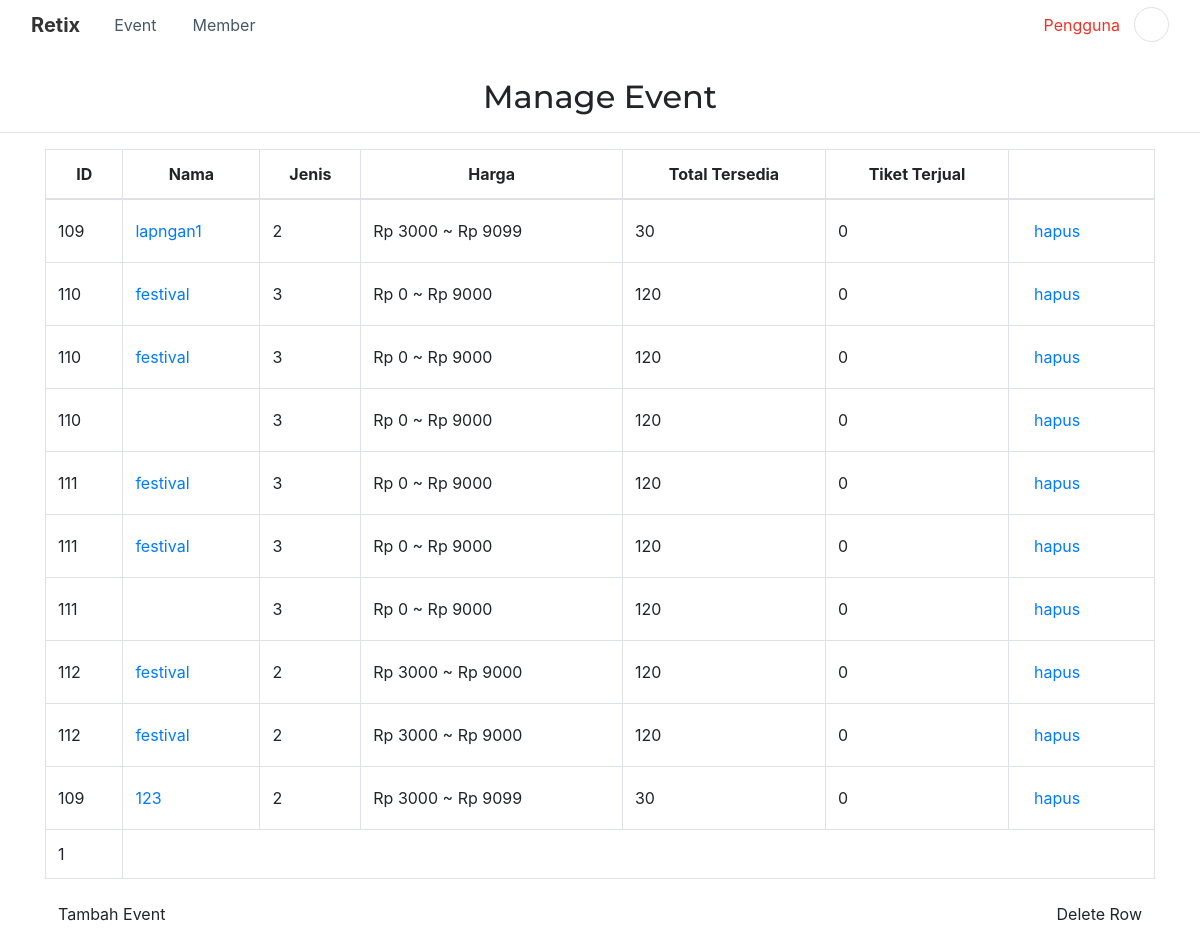
Screenshot of /admin/manageevent.php with the database file from the repository.
### tables this page shows
CREATE TABLE `event_tiket` (
  `id_tiket` int(3) NOT NULL,
  `nama` varchar(20) NOT NULL,
  `stock` int(4) NOT NULL,
  `sold` int(4) NOT NULL,
  `id_event` int(3) NOT NULL,
  `harga` int(15) NOT NULL
);

CREATE TABLE `event` (
  `id_event` int(3) NOT NULL,
  `nama` varchar(30) NOT NULL,
  `deskripsi` varchar(400) NOT NULL,
  `jenis` int(2) NOT NULL,
  `harga` varchar(15) NOT NULL,
  `tanggal` date NOT NULL
);

### admin/manageevent.php (the view, shortened to what this page needs)
<!DOCTYPE html>
<html>
<head>
    <link rel="stylesheet" href="../assets/bootstrap/css/bootstrap.min.css">
    <link rel="stylesheet" href="../assets/fonts/font-awesome.min.css">
    <link rel="stylesheet" href="../assets/fonts/ionicons.min.css">
    <link rel="stylesheet" href="../assets/css/Dynamic-Table.css">
    <link rel="stylesheet" href="../assets/css/Features-Boxed.css">
    <link rel="stylesheet" href="../assets/css/Footer-Dark.css">
    <link rel="stylesheet" href="../assets/css/Highlight-Phone.css">
    <link rel="stylesheet" href="../assets/css/Navigation-with-Search.css">
    <link rel="stylesheet" href="../assets/css/styles.css">
</head>
<body>
    <nav class="navbar navbar-light navbar-expand-lg sticky-top navigation-clean-search" style="height: 49px;">
        <div class="container-fluid"><a class="navbar-brand text-left" href="#">Retix</a>
            <div class="collapse navbar-collapse"
                id="navcol-1">
                <ul class="nav navbar-nav">
                    <li class="nav-item" role="presentation"><a class="nav-link" href="#" target="_top">Event</a></li>
                    <li class="nav-item" role="presentation"><a class="nav-link" href="#">Member</a></li>
                </ul>
            </div><a href="#" style="margin-right: 14px;color: rgb(238,50,38);">Pengguna</a><button class="btn btn-primary text-center border rounded-circle" type="button" style="height: 35px;width: 35px;background-color: rgb(255,255,255);"></button></div>
    </nav>
    <h1 class="text-center" style="font-family: Montserrat, sans-serif;font-size: 32px;margin-top: 29px;">Manage Event</h1><div><hr></div>
    <div class="container"><div class="dynamic-table">
    <div class="row clearfix">
		<div class="col-md-12 column">
			<table class="table table-bordered table-hover dynamic-table-tab_logic">
				<thead>
					<tr>
						<th class="text-center">
							ID
						</th>
						<th class="text-center">
							Nama
						</th>
						<th class="text-center">
							Jenis
						</th>
						<th class="text-center">
							Harga
						</th>
						<th class="text-center">
							Total Tersedia
						</th>
						<th class="text-center">
							Tiket Terjual
						</th>
						<th >   </th>
					</tr>
				</thead>
				<tbody>
					<tr class='dynamic-table-addr0' >
					<?php
						include '../data/config.php';
						$ambil = mysqli_query($knk, "select * from event inner join event_tiket ON event.id_event = event_tiket.id_event ");
						while($event = mysqli_fetch_array($ambil))
							{
								$id=$event['id_event'];
								$ambilrange = mysqli_fetch_array(mysqli_query($knk, "select max(harga) as hargamax,min(harga) as hargamin from event_tiket where id_event=$id"));
								$hargamax= $ambilrange['hargamax'];
								$hargamin = $ambilrange['hargamin'];
								?>
								<tr>
								<td>
									<font size="3px"><?php echo $event['id_event'] ?></font>
								</td>
								<td>
									<a href="event/edit.php?id=<?php echo $id?>">
									<font size="3px"><?php echo $event['nama'] ?></font>
									</a>
								</td>
								<td>
									<font size="3px"><?php echo $event['jenis'] ?></font>
								</td>
								<td>
									<font size="3px"><?php echo "Rp ".$hargamin." ~ "."Rp $hargamax "?></font>
								</td>
									<?php
										$angka1 = intval($event['id_event']);
										$ambiltiket = mysqli_query($knk, "select *, sum(stock) as stock1, sum(sold) sold1 from event inner join event_tiket ON event.id_event = event_tiket.id_event WHERE event.id_event=$angka1" );
										while($event_tiket = mysqli_fetch_array($ambiltiket))
											{
												?>
													<td>
														<font size ="3px"><?php echo $event_tiket['stock1'] ?></font>
													</td>
													<td>
														<font size="3px"><?php echo $event_tiket['sold1']?></font>
													</td>
												<?php
											}
										?>
									<td><a href="event/hapus.php?id=<?php echo $id?>"> <button class="btn btn-default btn0lg" >
										<span class="glyphicon glyphicon-trash" >hapus</span></a>
									</td>
									</tr>
								<?php
							}
						?>
					</tr>
                    <tr class='dynamic-table-addr1'></tr>
				</tbody>
			</table>
		</div>
	</div>
	<a href="event/ad.html" class="dynamic-table-add_row btn btn-default pull-left">Tambah Event</a><a class='dynamic-table-delete_row pull-right btn btn-default'>Delete Row</a>
	</div></div>
</body>
</html>

### assets/css/Dynamic-Table.css (style rules this page uses)
.table th, .table td { vertical-align: middle; box-sizing: border-box; }

### assets/css/Navigation-with-Search.css (style rules this page uses)
.navigation-clean-search { background: #fff; padding-top: .75rem; padding-bottom: .75rem; color: #333; border-radius: 0; box-shadow: none; border: none; margin-bottom: 0; }
@media (min-width:768px) { .navigation-clean-search { padding-top: 1rem; padding-bottom: 1rem; } }
.navigation-clean-search .navbar-brand { font-weight: bold; color: inherit; }
.navigation-clean-search .navbar-collapse, .navigation-clean-search .form-inline { border-top-color: #ddd; }
.navigation-clean-search.navbar .navbar-nav .nav-link { padding-left: 18px; padding-right: 18px; }
.navigation-clean-search.navbar-light .navbar-nav .nav-link { color: #465765; }

### rows the page displays
event_tiket: id_event "109", nama "lapngan1", id_event.jenis "2", hargamin "3000", hargamax "9099", stock1 "30", sold1 "0"
event_tiket: id_event "110", nama "festival", id_event.jenis "3", hargamin "0", hargamax "9000", stock1 "120", sold1 "0"
event_tiket: id_event "110", nama "festival", id_event.jenis "3", hargamin "0", hargamax "9000"
event_tiket: id_event "110", id_event.jenis "3", hargamin "0", hargamax "9000"
event_tiket: id_event "111", nama "festival", id_event.jenis "3", hargamin "0", hargamax "9000", stock1 "120", sold1 "0"
event_tiket: id_event "111", nama "festival", id_event.jenis "3", hargamin "0", hargamax "9000"
event_tiket: id_event "111", id_event.jenis "3", hargamin "0", hargamax "9000"
event_tiket: id_event "112", nama "festival", id_event.jenis "2", hargamin "3000", hargamax "9000", stock1 "120", sold1 "0"
event_tiket: id_event "112", nama "festival", id_event.jenis "2", hargamin "3000", hargamax "9000"
event_tiket: id_event "109", nama "123", id_event.jenis "2", hargamin "3000", hargamax "9099"
